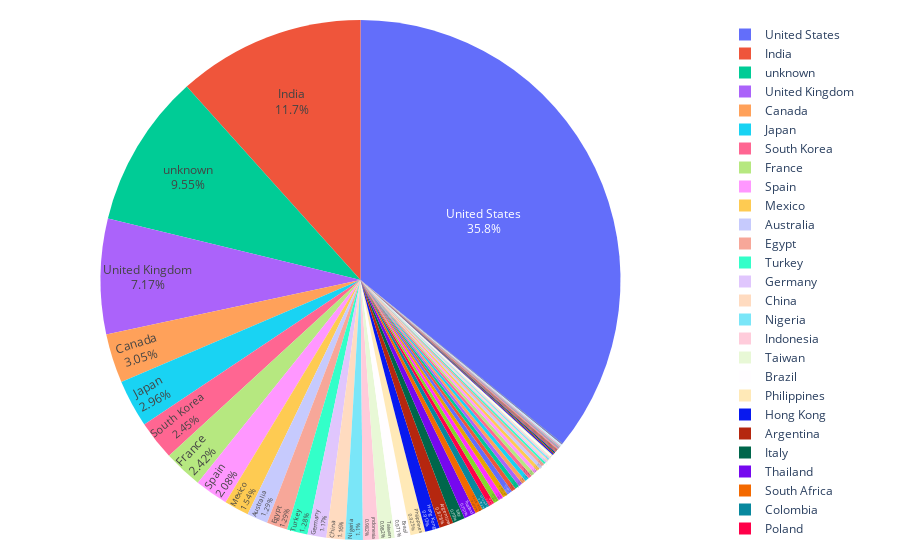

Source (notebook cell):
### Code cell
import plotly.graph_objects as go
ratio_total   = list(df.groupby(['country_edit'],as_index=False).agg(country_edit_count=('show_id','count')).loc[:,'country_edit_count'])
labels_total  = list(df.groupby(['country_edit'],as_index=False).agg(country_edit_count=('show_id','count')).loc[:,'country_edit'])

# pull is given as a fraction of the pie radius
fig = go.Figure(data=[go.Pie(labels=labels_total, values=ratio_total)])
fig.update_layout(margin=dict(t=20, b=20, l=10, r=20))
fig.update_traces(textposition='inside', textinfo='percent+label')
fig.show()

### Figure 1 — Plotly figure (JSON) as saved in the notebook; plotly's stock layout.template omitted (floating-point values rounded to 4 significant figures)
{"data": [{"labels": ["Argentina", "Australia", "Austria", "Bangladesh", "Belarus", "Belgium", "Brazil", "Bulgaria", "Cambodia", "Cameroon", "Canada", "Chile", "China", "Colombia", "Croatia", "Cyprus", "Czech Republic", "Denmark", "Egypt", "Finland", "France", "Georgia", "Germany", "Ghana", "Greece", "Guatemala", "Hong Kong", "Hungary", "Iceland", "India", "Indonesia", "Iran", "Ireland", "Israel", "Italy", "Jamaica", "Japan", "Jordan", "Kenya", "Kuwait", "Lebanon", "Luxembourg", "Malaysia", "Mauritius", "Mexico", "Mozambique", "Namibia", "Netherlands", "New Zealand", "Nigeria", "Norway", "Pakistan", "Paraguay", "Peru", "Philippines", "Poland", "Portugal", "Puerto Rico", "Romania", "Russia", "Saudi Arabia", "Senegal", "Serbia", "Singapore", "Slovenia", "Somalia", "South Africa", "South Korea", "Soviet Union", "Spain", "Sweden", "Switzerland", "Syria", "Taiwan", "Thailand", "Turkey", "Ukraine", "United Arab Emirates", "United Kingdom", "United States", "Uruguay", "Venezuela", "Vietnam", "West Germany", "Zimbabwe", "unknown"], "textinfo": "percent+label", "textposition": "inside", "type": "pie", "values": [76, 112, 9, 3, 1, 17, 84, 5, 2, 1, 264, 22, 100, 40, 2, 1, 6, 29, 112, 6, 209, 2, 101, 4, 1, 1, 79, 5, 6, 1008, 85, 1, 28, 22, 65, 1, 256, 2, 4, 7, 24, 1, 23, 2, 133, 1, 1, 28, 16, 95, 19, 22, 1, 6, 80, 30, 4, 1, 10, 19, 11, 1, 3, 28, 1, 1, 41, 212, 1, 180, 19, 8, 1, 85, 65, 111, 2, 21, 620, 3100, 9, 2, 7, 1, 1, 826]}], "layout": {"margin": {"b": 20, "l": 10, "r": 20, "t": 20}}}
